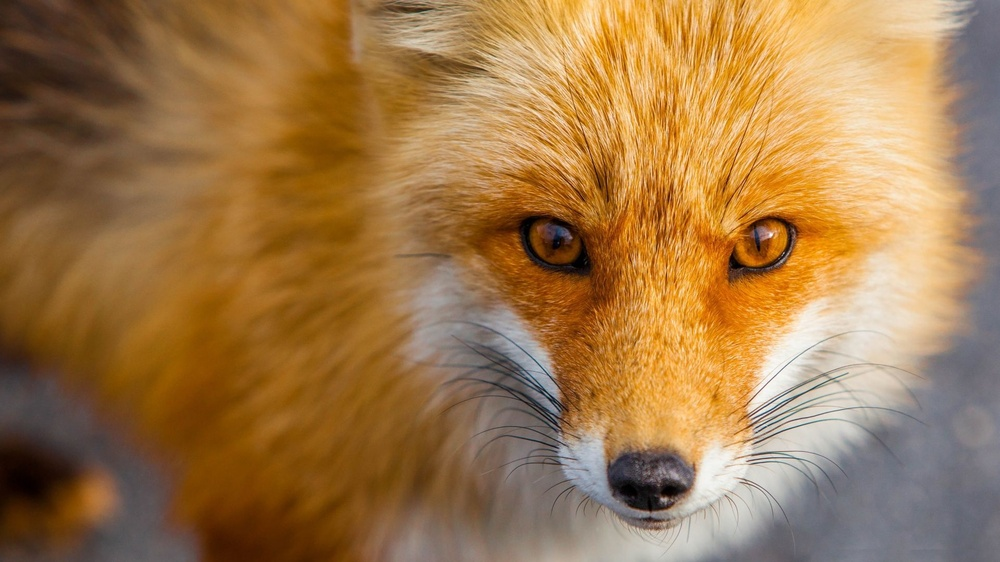
#> input picture Chapter-2/image.jpg, 1000 x 562 px, shrunk from 1920 x 1080 before the run
$ python 5-CroppingImage.py
#> lines starting #> are read from the running program, lines starting #| are printed output that depends on the picture
import cv2


image = cv2.imread('image.jpg')
#> image is the input picture: shape (562, 1000, 3); mean B, G, R 74.1, 120.1, 159.1
height , width = image.shape[:2]
#> height = 562; width = 1000


start_Row , start_Col = int( 0.25 *height) , int( 0.25 *width)
#> start_Row = 140; start_Col = 250

end_Row , end_Col = int( 0.75 *height) , int( 0.75 *width)
#> end_Row = 421; end_Col = 750

cropped = image[start_Row : end_Row ,start_Col: end_Col]
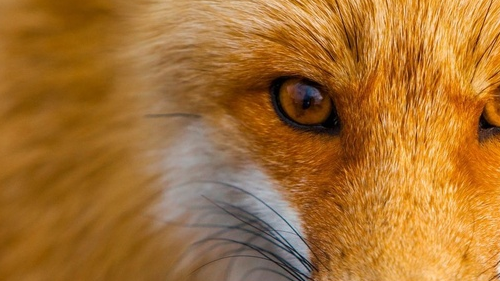
#> cropped: shape (281, 500, 3); mean B, G, R 49, 112.4, 166.1

cv2.imshow("Original Image" ,image)

cv2.imshow("Cropped ",cropped)


cv2.waitKey()
cv2.destroyAllWindows()
